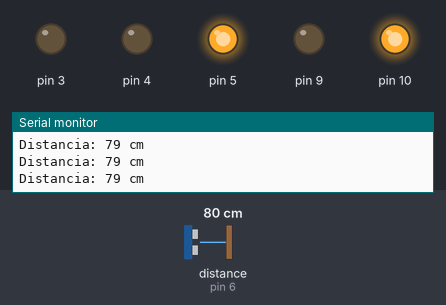
Recording of a sketch running on a simulated Arduino Uno, built with avr-gcc and run on an emulated ATmega328P. On the bench: output pins drawn as LEDs (lit = HIGH), the last lines printed to the serial monitor. Wiring (inferred from the names in the program): ultrasonic range finder: trigger pin 7; echo pin 6. Inputs (shaded band) come from the test bench; at power-on: distance to the obstacle (sensor on pin 6) 80 cm. The echo pulse lasts 58.3 µs per cm; pins used as bus, display or sensor lines are not drawn.

Above: at 1.2 s.
1.3 s: distance to the obstacle (sensor on pin 6) set to 2 cm
At 6.2 s:
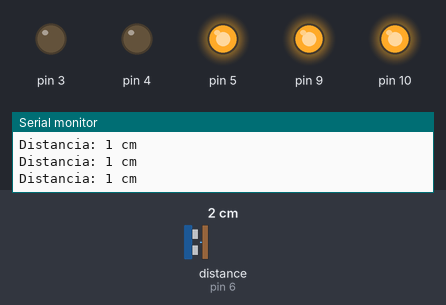
At 8.3 s:
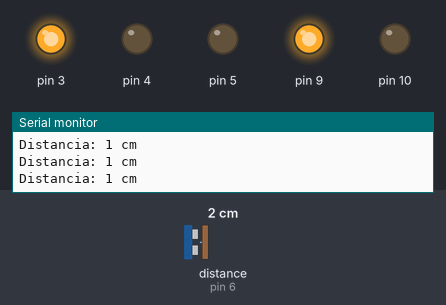
Timing chart, 0 to 15.0 s (numbered marks = the images above; inputs shaded):
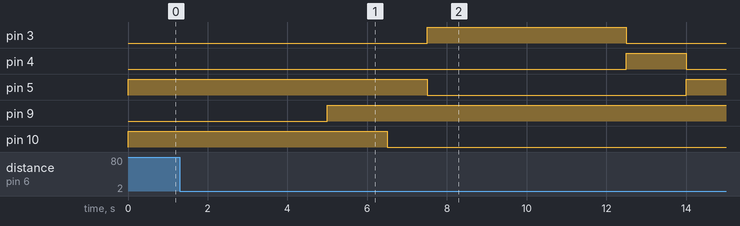

Measured:
- after the input at 1.3 s, pin 3: LOW → HIGH after 6.2 s, → LOW 5.0 s later; pin 4: LOW → HIGH after 11.2 s, → LOW 1.5 s later; pin 5: HIGH → LOW after 6.2 s, → HIGH 6.5 s later

The sketch:

semaforo_inteligente_POO.ino
```cpp
class Semaforo {
private:
  int pinVermelho;
  int pinAmarelo;
  int pinVerde;

public:
  Semaforo(int pinR, int pinY, int pinG) {
    pinVermelho = pinR;
    pinAmarelo = pinY;
    pinVerde = pinG;
  }

  Semaforo(int pinR, int pinG) {
    pinVermelho = pinR;
    pinAmarelo = -1;
    pinVerde = pinG;
  }

  void init() {
    pinMode(pinVermelho, OUTPUT);
    pinMode(pinVerde, OUTPUT);
    if (pinAmarelo != -1) {
      pinMode(pinAmarelo, OUTPUT);
    }
  }

  void vermelho() {
    digitalWrite(pinVermelho, HIGH);
    digitalWrite(pinVerde, LOW);
    if (pinAmarelo != -1) {
      digitalWrite(pinAmarelo, LOW);
    }
  }

  void verde() {
    digitalWrite(pinVermelho, LOW);
    digitalWrite(pinVerde, HIGH);
    if (pinAmarelo != -1) {
      digitalWrite(pinAmarelo, LOW);
    }
  }

  void amarelo() {
    if (pinAmarelo != -1) {
      digitalWrite(pinVermelho, LOW);
      digitalWrite(pinVerde, LOW);
      digitalWrite(pinAmarelo, HIGH);
    } else {
      digitalWrite(pinVermelho, HIGH);
      digitalWrite(pinVerde, HIGH);
    }
  }

  void desligar() {
    digitalWrite(pinVermelho, LOW);
    digitalWrite(pinVerde, LOW);
    if (pinAmarelo != -1) {
      digitalWrite(pinAmarelo, LOW);
    }
  }
};

class SensorUltrassonico {
private:
  int pinTrig;
  int pinEcho;

public:
  SensorUltrassonico(int trig, int echo) {
    pinTrig = trig;
    pinEcho = echo;
  }

  void init() {
    pinMode(pinTrig, OUTPUT);
    pinMode(pinEcho, INPUT);
  }

  long lerDistancia() {
    digitalWrite(pinTrig, LOW);
    delayMicroseconds(2);
    digitalWrite(pinTrig, HIGH);
    delayMicroseconds(10);
    digitalWrite(pinTrig, LOW);

    long duracao = pulseIn(pinEcho, HIGH);
    long distancia = (duracao * 0.0343) / 2;
    return distancia;
  }
};

const int PINO_TRIG = 7;
const int PINO_ECHO = 6;

const int S1_VERMELHO = 9;
const int S1_VERDE = 10;

const int S2_VERMELHO = 5;
const int S2_AMARELO = 4;
const int S2_VERDE = 3;

const int DISTANCIA_DETECCAO = 30;
const long TEMPO_S1_VERDE = 5000;
const long TEMPO_S1_AMARELO = 1500;
const long TEMPO_S2_VERDE = 5000;
const long TEMPO_S2_AMARELO = 1500;
const long TEMPO_SEGURANCA = 1000;

Semaforo s1(S1_VERMELHO, S1_VERDE);
Semaforo s2(S2_VERMELHO, S2_AMARELO, S2_VERDE);
SensorUltrassonico sensor(PINO_TRIG, PINO_ECHO);

void setup() {
  Serial.begin(9600);

  s1.init();
  s2.init();
  sensor.init();

  s1.verde();
  s2.vermelho();
}

void loop() {
  s1.verde();
  s2.vermelho();

  bool carroEsperando = false;
  long tempoInicio = millis();

  while (millis() - tempoInicio < TEMPO_S1_VERDE) {
    long dist = sensor.lerDistancia();

    if (dist < DISTANCIA_DETECCAO) {
      carroEsperando = true;
    }

    Serial.print("Distancia: ");
    Serial.print(dist);
    Serial.println(" cm");

    delay(100);
  }

  s1.amarelo();
  s2.vermelho();
  delay(TEMPO_S1_AMARELO);

  s1.vermelho();
  s2.vermelho();
  delay(TEMPO_SEGURANCA);

  if (carroEsperando) {
    s1.vermelho();
    s2.verde();
    delay(TEMPO_S2_VERDE);

    s1.vermelho();
    s2.amarelo();
    delay(TEMPO_S2_AMARELO);
  } else {
  }

  s1.vermelho();
  s2.vermelho();
  delay(TEMPO_SEGURANCA);

}
```
